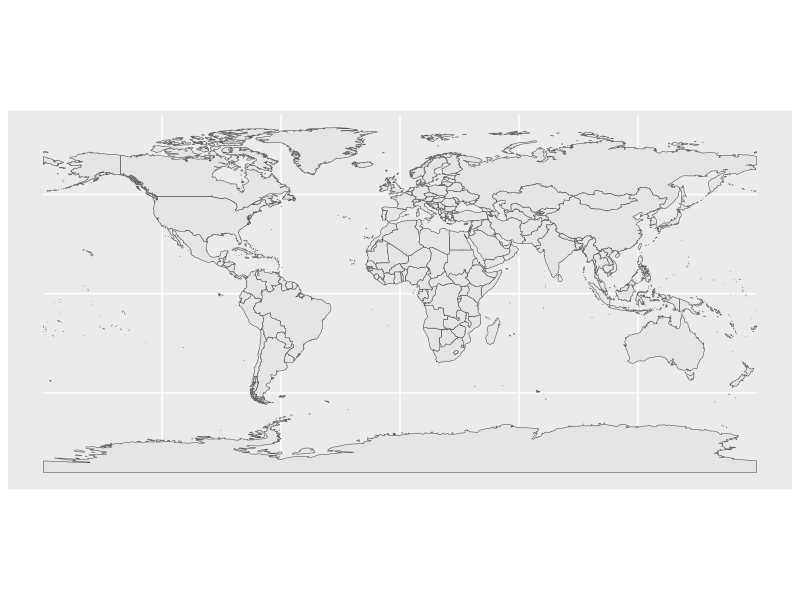
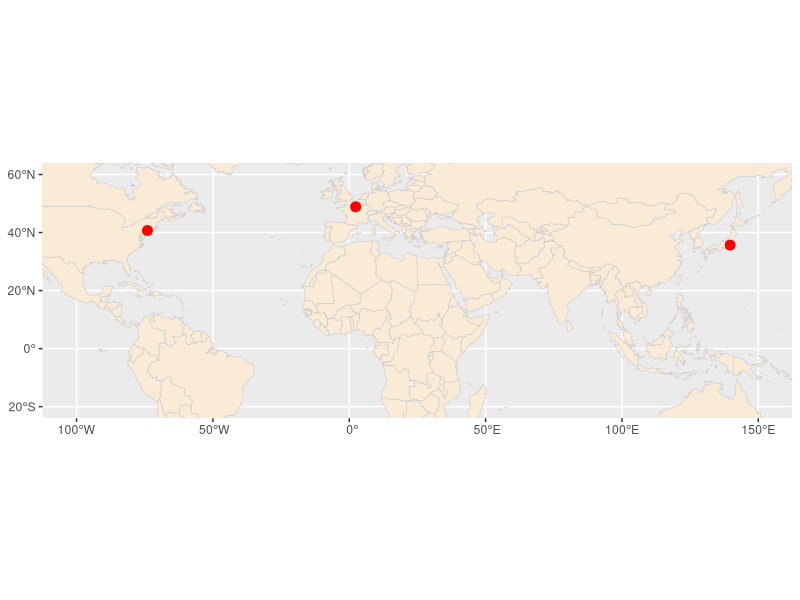

These figures' R source, in order: (Note: this script raises an error after producing the figures.)
## ---- chunk 1
#| echo: true
library(sf)
library(ggplot2)
library(rnaturalearth)
library(readr)
library(dplyr)
## ---- chunk 2
#| label: fig-fetch-world-map
#| echo: true
# Fetch world map data as an 'sf' object
world <- ne_countries(scale = "medium", returnclass = "sf")

# Plot the map
ggplot(data = world) +
  geom_sf()
## ---- chunk 3
#| label: plot-basic-map
#| echo: true
# A standard data frame with coordinates
cities_df <- data.frame(
  city = c("New York", "Paris", "Tokyo"),
  lon = c(-74.0060, 2.3522, 139.6503),
  lat = c(40.7128, 48.8566, 35.6762)
)

# Convert to an sf object (4326 is the standard GPS CRS, WGS84)
cities_sf <- st_as_sf(cities_df, 
                      coords = c("lon", "lat"), crs = 4326)
## ---- chunk 4
#| label: fig-three-cities
#| echo: true
# Layer the points over the base map
ggplot() +
  geom_sf(data = world, fill = "antiquewhite", color = "gray80") +
  geom_sf(data = cities_sf, color = "red", size = 3) +
  coord_sf(xlim = c(-100, 150), ylim = c(-20, 60))
## ---- chunk 5
#| label: get-states
#| echo: true
us_states <- ne_states(country = "United States of America")
## ---- chunk 6
#| label: fig-my-location
#| echo: true
cities_df <- data.frame(
  city = c("State College"),
  lon = c(-77.84922),
  lat = c(40.79766)
)

# Convert to an sf object (4326 is the standard GPS CRS, WGS84)
cities_sf <- st_as_sf(cities_df, coords = c("lon", "lat"), crs = 4326)
## ---- chunk 7
#| label: fig-state-college
#| echo: true
ggplot() +
  geom_sf(data = us_states,
          fill = "antiquewhite",
          color = "gray80") +
  geom_sf(data = cities_sf,
          color = "red",
          size = 1) +
  coord_sf(xlim = c(-80.5, -74.8), ylim = c(39.5, 42.5)) # Zooming into an area
